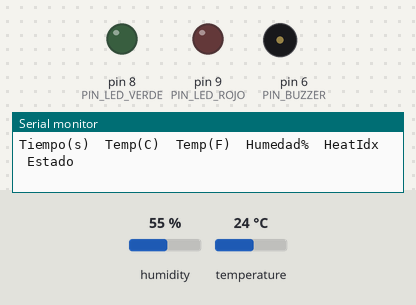
Bench run of a sketch on a simulated Arduino Uno, built with avr-gcc and run on an emulated ATmega328P. On the bench: output pins drawn as LEDs (lit = HIGH), buzzer (waves = sounding), the last lines printed to the serial monitor. The test bench sets the inputs (shaded band); at power-on: humidity 55 %, temperature 24 °C.

Above: at 0.1 s.
At 4.8 s:
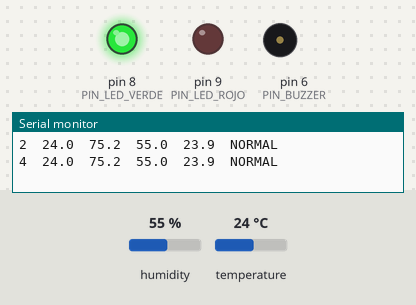
4.9 s: humidity set to 79 %
7.9 s: humidity set to 82 %
At 9.3 s:
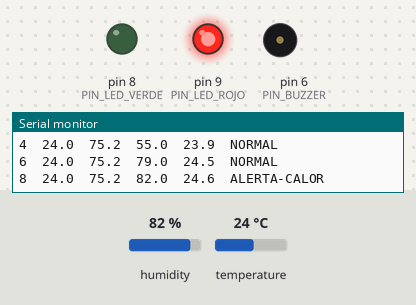
Timing chart, 0 to 19.5 s (numbered marks = the images above; inputs shaded):
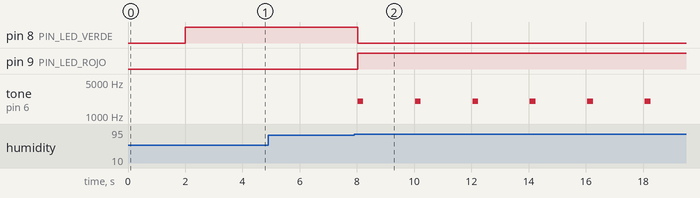

The sketch:

sketch.ino
```cpp
// Lab05_DHT22_Basico.ino
#include <DHT.h>

#define PIN_DHT 7
#define TIPO_DHT DHT22
#define PIN_LED_VERDE 8
#define PIN_LED_ROJO 9
#define PIN_BUZZER 6

DHT dht(PIN_DHT, TIPO_DHT);

// Umbrales de alerta
const float TEMP_ALTA = 30.0; // Celsius
const float TEMP_BAJA = 10.0;
const float HUM_ALTA = 80.0; // Porcentaje

void setup() {
  Serial.begin(9600);
  dht.begin();
  pinMode(PIN_LED_VERDE, OUTPUT);
  pinMode(PIN_LED_ROJO, OUTPUT);
  // COMILLAS DOBLES CORREGIDAS
  Serial.println("Tiempo(s)\tTemp(C)\tTemp(F)\tHumedad%\tHeatIdx\tEstado");
}

void loop() {
  delay(2000); // DHT22: esperar al menos 2 s entre lecturas

  float humedad = dht.readHumidity();
  float temp_c = dht.readTemperature();
  float temp_f = dht.readTemperature(true); // true = Fahrenheit

  // Verificar si la lectura fue valida
  if (isnan(humedad) || isnan(temp_c)) {
    Serial.println("ERROR: Fallo en lectura DHT22"); // COMILLAS CORREGIDAS
    digitalWrite(PIN_LED_ROJO, HIGH);
    return;
  }

  // Indice de calor (Heat Index) — sensacion termica
  float heat_idx = dht.computeHeatIndex(temp_c, humedad, false);

  // Determinar estado y actuar (COMENTARIO CORREGIDO)
  String estado;
  if (temp_c > TEMP_ALTA || humedad > HUM_ALTA) {
    estado = "ALERTA-CALOR"; // COMILLAS CORREGIDAS
    digitalWrite(PIN_LED_ROJO, HIGH);
    digitalWrite(PIN_LED_VERDE, LOW);
    tone(PIN_BUZZER, 2000, 200);
  } else if (temp_c < TEMP_BAJA) {
    estado = "ALERTA-FRIO"; // COMILLAS CORREGIDAS
    digitalWrite(PIN_LED_ROJO, HIGH);
    digitalWrite(PIN_LED_VERDE, LOW);
    tone(PIN_BUZZER, 500, 500);
  } else {
    estado = "NORMAL"; // COMILLAS CORREGIDAS
    digitalWrite(PIN_LED_VERDE, HIGH);
    digitalWrite(PIN_LED_ROJO, LOW);
  }

  // Imprimir datos en formato tabla para Serial Plotter
  Serial.print(millis()/1000); Serial.print("\t");
  Serial.print(temp_c, 1); Serial.print("\t");
  Serial.print(temp_f, 1); Serial.print("\t");
  Serial.print(humedad, 1); Serial.print("\t");
  Serial.print(heat_idx, 1); Serial.print("\t");
  Serial.println(estado);
}
```

Measured:
- the behaviour switches between 80 and 81 % on humidity (found by bisection; images 1 and 2)
- after the input at 7.9 s, pin 8 (PIN_LED_VERDE): HIGH → LOW after 0.13 s; pin 9 (PIN_LED_ROJO): LOW → HIGH after 0.13 s; tone on pin 6 (PIN_BUZZER): alternates 2000 Hz for 0.20 s and silent for 1.8 s, starting after 0.13 s
